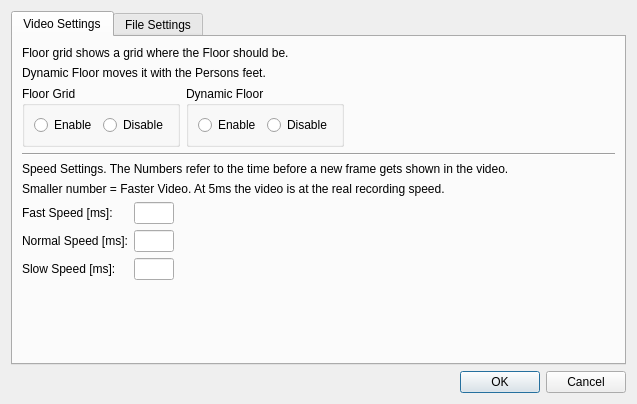
<?xml version="1.0" encoding="UTF-8"?>
<ui version="4.0">
 <class>Settings</class>
 <widget class="QDialog" name="Settings">
  <property name="geometry">
   <rect>
    <x>0</x>
    <y>0</y>
    <width>637</width>
    <height>404</height>
   </rect>
  </property>
  <property name="windowTitle">
   <string>Settings</string>
  </property>
  <layout class="QVBoxLayout" name="verticalLayout">
   <item>
    <widget class="QTabWidget" name="tabWidget">
     <property name="currentIndex">
      <number>0</number>
     </property>
     <widget class="QWidget" name="Video">
      <attribute name="title">
       <string>Video Settings</string>
      </attribute>
      <layout class="QVBoxLayout" name="verticalLayout_2">
       <item>
        <widget class="QLabel" name="label_8">
         <property name="text">
          <string>Floor grid shows a grid where the Floor should be.</string>
         </property>
        </widget>
       </item>
       <item>
        <widget class="QLabel" name="label_9">
         <property name="text">
          <string>Dynamic Floor moves it with the Persons feet.</string>
         </property>
        </widget>
       </item>
       <item>
        <layout class="QHBoxLayout" name="horizontalLayout_3">
         <item>
          <widget class="QGroupBox" name="groupBox">
           <property name="title">
            <string>Floor Grid</string>
           </property>
           <layout class="QHBoxLayout" name="horizontalLayout">
            <item>
             <widget class="QRadioButton" name="floorEnableRadioButton">
              <property name="text">
               <string>Enable</string>
              </property>
             </widget>
            </item>
            <item>
             <widget class="QRadioButton" name="floorDisableRadioButton">
              <property name="text">
               <string>Disable</string>
              </property>
              <property name="autoExclusive">
               <bool>true</bool>
              </property>
             </widget>
            </item>
           </layout>
          </widget>
         </item>
         <item>
          <widget class="QGroupBox" name="groupBox_2">
           <property name="title">
            <string>Dynamic Floor</string>
           </property>
           <layout class="QHBoxLayout" name="horizontalLayout_2">
            <item>
             <widget class="QRadioButton" name="dynamicEnableRadioButton">
              <property name="text">
               <string>Enable</string>
              </property>
             </widget>
            </item>
            <item>
             <widget class="QRadioButton" name="dynamicDisableRadioButton">
              <property name="text">
               <string>Disable</string>
              </property>
             </widget>
            </item>
           </layout>
          </widget>
         </item>
         <item>
          <spacer name="horizontalSpacer">
           <property name="orientation">
            <enum>Qt::Horizontal</enum>
           </property>
           <property name="sizeHint" stdset="0">
            <size>
             <width>40</width>
             <height>20</height>
            </size>
           </property>
          </spacer>
         </item>
        </layout>
       </item>
       <item>
        <widget class="Line" name="line">
         <property name="orientation">
          <enum>Qt::Horizontal</enum>
         </property>
        </widget>
       </item>
       <item>
        <widget class="QLabel" name="label_6">
         <property name="text">
          <string>Speed Settings. The Numbers refer to the time before a new frame gets shown in the video.</string>
         </property>
        </widget>
       </item>
       <item>
        <widget class="QLabel" name="label_7">
         <property name="text">
          <string>Smaller number = Faster Video. At 5ms the video is at the real recording speed.</string>
         </property>
        </widget>
       </item>
       <item>
        <layout class="QGridLayout" name="gridLayout">
         <item row="1" column="0">
          <widget class="QLabel" name="label_4">
           <property name="text">
            <string>Normal Speed [ms]:</string>
           </property>
          </widget>
         </item>
         <item row="2" column="0">
          <widget class="QLabel" name="label_5">
           <property name="text">
            <string>Slow Speed [ms]:</string>
           </property>
          </widget>
         </item>
         <item row="1" column="1">
          <widget class="QLineEdit" name="normalLineEdit">
           <property name="sizePolicy">
            <sizepolicy hsizetype="Minimum" vsizetype="Fixed">
             <horstretch>0</horstretch>
             <verstretch>0</verstretch>
            </sizepolicy>
           </property>
           <property name="maximumSize">
            <size>
             <width>40</width>
             <height>16777215</height>
            </size>
           </property>
           <property name="text">
            <string/>
           </property>
          </widget>
         </item>
         <item row="0" column="1">
          <widget class="QLineEdit" name="fastLineEdit">
           <property name="sizePolicy">
            <sizepolicy hsizetype="Minimum" vsizetype="Fixed">
             <horstretch>0</horstretch>
             <verstretch>0</verstretch>
            </sizepolicy>
           </property>
           <property name="maximumSize">
            <size>
             <width>40</width>
             <height>16777215</height>
            </size>
           </property>
           <property name="text">
            <string/>
           </property>
          </widget>
         </item>
         <item row="2" column="1">
          <widget class="QLineEdit" name="slowLineEdit">
           <property name="sizePolicy">
            <sizepolicy hsizetype="Minimum" vsizetype="Fixed">
             <horstretch>0</horstretch>
             <verstretch>0</verstretch>
            </sizepolicy>
           </property>
           <property name="maximumSize">
            <size>
             <width>40</width>
             <height>16777215</height>
            </size>
           </property>
           <property name="text">
            <string/>
           </property>
          </widget>
         </item>
         <item row="0" column="0">
          <widget class="QLabel" name="label_3">
           <property name="text">
            <string>Fast Speed [ms]:</string>
           </property>
          </widget>
         </item>
         <item row="1" column="2">
          <spacer name="horizontalSpacer_3">
           <property name="orientation">
            <enum>Qt::Horizontal</enum>
           </property>
           <property name="sizeType">
            <enum>QSizePolicy::Expanding</enum>
           </property>
           <property name="sizeHint" stdset="0">
            <size>
             <width>40</width>
             <height>20</height>
            </size>
           </property>
          </spacer>
         </item>
        </layout>
       </item>
       <item>
        <spacer name="verticalSpacer">
         <property name="orientation">
          <enum>Qt::Vertical</enum>
         </property>
         <property name="sizeHint" stdset="0">
          <size>
           <width>20</width>
           <height>45</height>
          </size>
         </property>
        </spacer>
       </item>
      </layout>
     </widget>
     <widget class="QWidget" name="File">
      <attribute name="title">
       <string>File Settings</string>
      </attribute>
      <layout class="QVBoxLayout" name="verticalLayout_3">
       <item>
        <layout class="QGridLayout" name="gridLayout_4">
         <item row="0" column="1">
          <widget class="QLineEdit" name="annotatorLineEdit"/>
         </item>
         <item row="0" column="0">
          <widget class="QLabel" name="label_13">
           <property name="text">
            <string>Annotator ID:</string>
           </property>
          </widget>
         </item>
         <item row="0" column="2">
          <spacer name="horizontalSpacer_4">
           <property name="orientation">
            <enum>Qt::Horizontal</enum>
           </property>
           <property name="sizeHint" stdset="0">
            <size>
             <width>40</width>
             <height>20</height>
            </size>
           </property>
          </spacer>
         </item>
        </layout>
       </item>
       <item>
        <widget class="Line" name="line_2">
         <property name="orientation">
          <enum>Qt::Horizontal</enum>
         </property>
        </widget>
       </item>
       <item>
        <layout class="QGridLayout" name="gridLayout_3">
         <item row="1" column="2">
          <widget class="QPushButton" name="labeledButton">
           <property name="text">
            <string>Browse</string>
           </property>
          </widget>
         </item>
         <item row="0" column="0">
          <widget class="QLabel" name="label_10">
           <property name="text">
            <string>Unlabeled File Directory:</string>
           </property>
          </widget>
         </item>
         <item row="0" column="1">
          <widget class="QLineEdit" name="unlabeledLineEdit">
           <property name="enabled">
            <bool>true</bool>
           </property>
           <property name="readOnly">
            <bool>false</bool>
           </property>
          </widget>
         </item>
         <item row="1" column="1">
          <widget class="QLineEdit" name="labeledLineEdit">
           <property name="enabled">
            <bool>true</bool>
           </property>
           <property name="readOnly">
            <bool>false</bool>
           </property>
          </widget>
         </item>
         <item row="0" column="2">
          <widget class="QPushButton" name="unlabeledButton">
           <property name="text">
            <string>Browse</string>
           </property>
          </widget>
         </item>
         <item row="1" column="3">
          <spacer name="horizontalSpacer_2">
           <property name="orientation">
            <enum>Qt::Horizontal</enum>
           </property>
           <property name="sizeHint" stdset="0">
            <size>
             <width>40</width>
             <height>20</height>
            </size>
           </property>
          </spacer>
         </item>
         <item row="1" column="0">
          <widget class="QLabel" name="label_11">
           <property name="text">
            <string>Labeled File Directory:</string>
           </property>
          </widget>
         </item>
         <item row="2" column="0">
          <widget class="QLabel" name="label">
           <property name="text">
            <string>State File Directory:</string>
           </property>
          </widget>
         </item>
         <item row="3" column="0">
          <widget class="QLabel" name="label_2">
           <property name="text">
            <string>Backup Directory:</string>
           </property>
          </widget>
         </item>
         <item row="2" column="1">
          <widget class="QLineEdit" name="stateLineEdit"/>
         </item>
         <item row="3" column="1">
          <widget class="QLineEdit" name="backupLineEdit"/>
         </item>
         <item row="2" column="2">
          <widget class="QPushButton" name="stateButton">
           <property name="text">
            <string>Browse</string>
           </property>
          </widget>
         </item>
         <item row="3" column="2">
          <widget class="QPushButton" name="backupButton">
           <property name="text">
            <string>Browse</string>
           </property>
          </widget>
         </item>
        </layout>
       </item>
       <item>
        <spacer name="verticalSpacer_2">
         <property name="orientation">
          <enum>Qt::Vertical</enum>
         </property>
         <property name="sizeHint" stdset="0">
          <size>
           <width>20</width>
           <height>40</height>
          </size>
         </property>
        </spacer>
       </item>
      </layout>
     </widget>
    </widget>
   </item>
   <item>
    <widget class="QDialogButtonBox" name="buttonBox">
     <property name="orientation">
      <enum>Qt::Horizontal</enum>
     </property>
     <property name="standardButtons">
      <set>QDialogButtonBox::Cancel|QDialogButtonBox::Ok</set>
     </property>
    </widget>
   </item>
  </layout>
 </widget>
 <resources/>
 <connections>
  <connection>
   <sender>buttonBox</sender>
   <signal>rejected()</signal>
   <receiver>Settings</receiver>
   <slot>reject()</slot>
   <hints>
    <hint type="sourcelabel">
     <x>295</x>
     <y>339</y>
    </hint>
    <hint type="destinationlabel">
     <x>286</x>
     <y>274</y>
    </hint>
   </hints>
  </connection>
  <connection>
   <sender>floorDisableRadioButton</sender>
   <signal>toggled(bool)</signal>
   <receiver>dynamicEnableRadioButton</receiver>
   <slot>setDisabled(bool)</slot>
   <hints>
    <hint type="sourcelabel">
     <x>120</x>
     <y>112</y>
    </hint>
    <hint type="destinationlabel">
     <x>208</x>
     <y>112</y>
    </hint>
   </hints>
  </connection>
  <connection>
   <sender>floorDisableRadioButton</sender>
   <signal>toggled(bool)</signal>
   <receiver>dynamicDisableRadioButton</receiver>
   <slot>setDisabled(bool)</slot>
   <hints>
    <hint type="sourcelabel">
     <x>120</x>
     <y>112</y>
    </hint>
    <hint type="destinationlabel">
     <x>270</x>
     <y>112</y>
    </hint>
   </hints>
  </connection>
  <connection>
   <sender>buttonBox</sender>
   <signal>accepted()</signal>
   <receiver>Settings</receiver>
   <slot>accept()</slot>
   <hints>
    <hint type="sourcelabel">
     <x>242</x>
     <y>341</y>
    </hint>
    <hint type="destinationlabel">
     <x>242</x>
     <y>180</y>
    </hint>
   </hints>
  </connection>
 </connections>
</ui>
